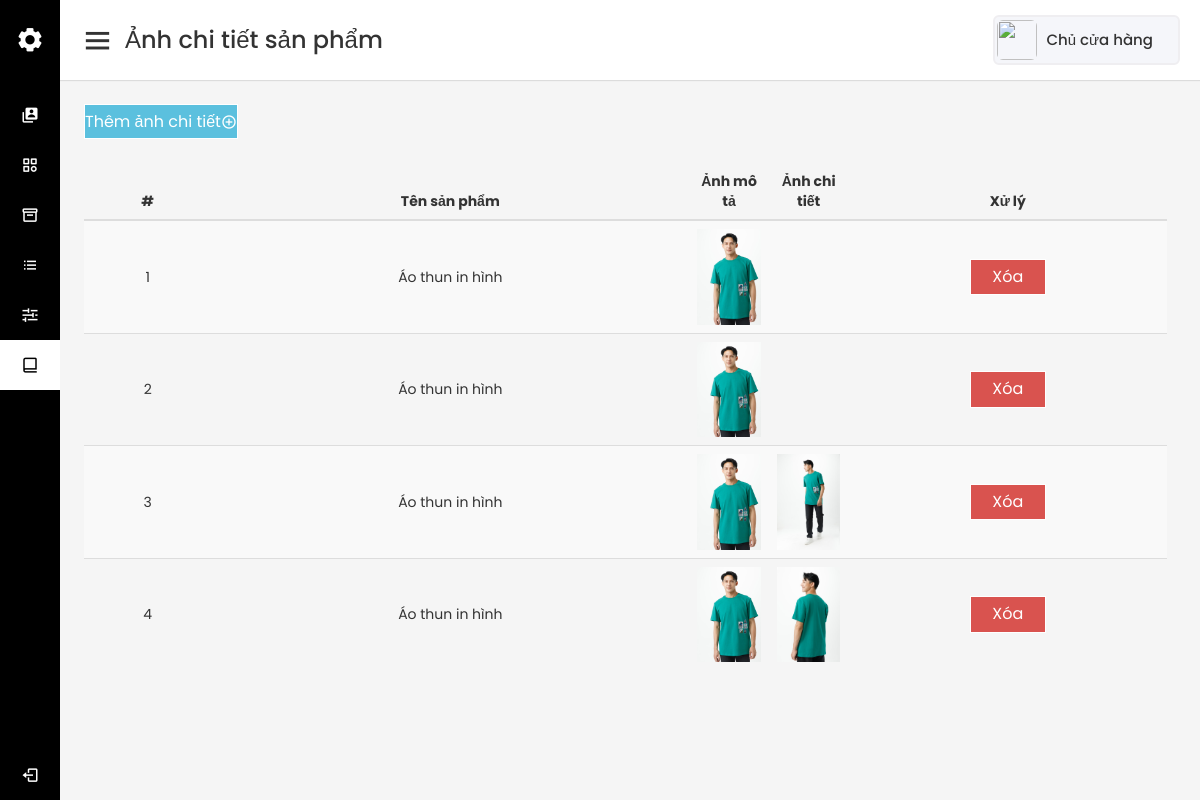
The page /admin/product_gallery_add.php?prodId=1 (signed in) on the database its author committed.
### tables this page shows
CREATE TABLE `tb_product_gallery` (
  `id` int(11) NOT NULL,
  `productId` int(11) NOT NULL,
  `imageDetail` varchar(255) NOT NULL
);

CREATE TABLE `tb_product` (
  `id` int(11) NOT NULL,
  `productName` varchar(255) NOT NULL,
  `categoryId` int(11) NOT NULL,
  `productDesc` text NOT NULL,
  `price` varchar(255) NOT NULL,
  `productImg` varchar(255) NOT NULL,
  `type` int(11) NOT NULL,
  `productDiscount` int(11) NOT NULL,
  `productColor` varchar(255) NOT NULL
);

### lib/database.php (called while the page is built, shortened)
<?php
Class Database{
   public $host   = DB_HOST;
   public $user   = DB_USER;
   public $pass   = DB_PASS;
   public $dbname = DB_NAME;
   public $link;
private function connectDB(){
   $this->link = new mysqli($this->host, $this->user, $this->pass,
    $this->dbname);
 }
public function select($query){
  $result = $this->link->query($query) or
   die($this->link->error.__LINE__);
  if($result->num_rows > 0){
    return $result;
  } else {
    return false;
  }
 }
}

### classes/Product.php (called while the page is built, shortened)
<?php
$filePath = realpath(dirname(__FILE__));
require_once ($filePath.'/../lib/database.php');
class Product
{
    private $db;
    public function __construct()
    {
        $this->db = new Database();
    }
    public function getProductById($id) {
        $query = "SELECT * FROM tb_product WHERE id = $id";
        $result = $this->db->select($query);
        return $result;
    }
    public function getListProducGallery($id) {
        $query = "SELECT * FROM tb_product_gallery WHERE productId = '$id' ORDER BY id DESC";
        $result = $this->db->select($query);
        return $result;
    }
}
?>

### admin/product_gallery_add.php (the view, shortened to what this page needs)
<?php
  include './inc/sidebar.php';
  include './inc/homesection.php';
  include '../classes/Product.php';
?>
<?php
    if (isset($_GET['prodId']) && $_GET['prodId'] != NULL) {
        $prodId = $_GET['prodId'];
    }
?>
<?php include './inc/product-gallery-modal-add.php';?>
<table class="table table-striped table-hover product-gallery-table">
  <thead>
    <th>#</th>
    <th>Tên sản phẩm</th>
    <th>Ảnh mô tả</th>
    <th>Ảnh chi tiết</th>
    <th>Xử lý</th>
  </thead>
  <tbody>
    <?php
        $prod = new Product();
        $getProdGallery = $prod->getListProducGallery($prodId);
        if ($getProdGallery) {
            $i = 0;
            $productDetail = $prod->getProductById($prodId)->fetch_assoc();
            while($row = $getProdGallery->fetch_assoc()) {
                $i++;
    ?>
    <tr align="center">
        <td><?=$i?></td>
        <td><?=$productDetail['productName']?></td>
        <td>
            <img src="./uploads/<?=$productDetail['productImg']?>" alt="" style="width: 100%">
        </td>
        <td>
            <img src="./uploads/<?=$row['imageDetail']?>" alt="" style="width: 100%">
        </td>
        <td>
            <a href="?del_imgDetailId=<?=$row['id']?>" onclick="return confirm('Bạn có chắc chắn muốn xóa ảnh này?')" class="btn btn-danger" style="width: 25%">Xóa</a>
        </td>
    </tr>
    <?php
        }
    }
    ?>
  </tbody>
</table>
<?php
  include './inc/footer.php';
?>

### admin/assets/css/main.css (style rules this page uses)
* { margin: 0; padding: 0; box-sizing: border-box; font-family: "Poppins", sans-serif; }
.btn { text-decoration: none; display: flex; justify-content: center; align-items: center; border: none; outline: none !important; padding: 6px 0; min-height: 30px; font-size: 16px; transition: all 0.4s linear; border: 1px solid #fff; border-radius: 0 !important; cursor: pointer; }
.product-gallery-table, .slider-table, .order-list-table { width: 95%; margin: 24px; }
.slider-table > tbody > tr > td, .order-table > tbody > tr > td, .order-list-table > tbody > tr > td, .product-gallery-table > tbody > tr > td { vertical-align: middle; }
.slider-table, .slider-table > thead > tr > th, .product-gallery-table > thead > tr > th { text-align: center; }
.product-gallery-table > tbody > tr > td:nth-child(1) { width: 8%; }
.product-gallery-table > tbody > tr > td:nth-child(3), .product-gallery-table > tbody > tr > td:nth-child(4) { width: 5%; }
.product-gallery-table > tbody > tr > td:nth-child(2) { width: 30%; }
.product-gallery-table > tbody > tr > td:last-child { width: 20%; }

### rows shown on the page
tb_product_gallery: productId.productName "Áo thun in hình", productId.productImg (picture)
tb_product_gallery: productId.productName "Áo thun in hình", productId.productImg (picture)
tb_product_gallery: productId.productName "Áo thun in hình", productId.productImg (picture), imageDetail (picture)
tb_product_gallery: productId.productName "Áo thun in hình", productId.productImg (picture), imageDetail (picture)

### other values the page prints
Session::get('adminName') "Chủ cửa hàng"
